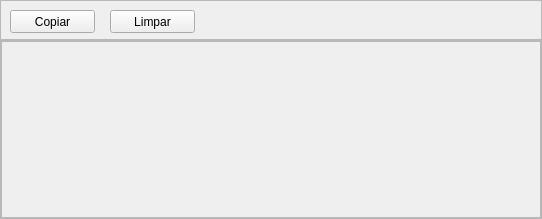
<?xml version="1.0" encoding="UTF-8"?>
<ui version="4.0">
 <class>info_window</class>
 <widget class="QMainWindow" name="info_window">
  <property name="geometry">
   <rect>
    <x>0</x>
    <y>0</y>
    <width>542</width>
    <height>219</height>
   </rect>
  </property>
  <property name="windowTitle">
   <string>info_window</string>
  </property>
  <widget class="QWidget" name="centralwidget">
   <layout class="QVBoxLayout" name="verticalLayout">
    <property name="spacing">
     <number>0</number>
    </property>
    <property name="leftMargin">
     <number>0</number>
    </property>
    <property name="topMargin">
     <number>0</number>
    </property>
    <property name="rightMargin">
     <number>0</number>
    </property>
    <property name="bottomMargin">
     <number>0</number>
    </property>
    <item>
     <widget class="QFrame" name="frame">
      <property name="maximumSize">
       <size>
        <width>16777215</width>
        <height>40</height>
       </size>
      </property>
      <property name="frameShape">
       <enum>QFrame::Shape::StyledPanel</enum>
      </property>
      <property name="frameShadow">
       <enum>QFrame::Shadow::Raised</enum>
      </property>
      <widget class="QPushButton" name="pushButton">
       <property name="geometry">
        <rect>
         <x>10</x>
         <y>10</y>
         <width>85</width>
         <height>23</height>
        </rect>
       </property>
       <property name="text">
        <string>Copiar</string>
       </property>
      </widget>
      <widget class="QPushButton" name="pushButton_2">
       <property name="geometry">
        <rect>
         <x>110</x>
         <y>10</y>
         <width>85</width>
         <height>23</height>
        </rect>
       </property>
       <property name="text">
        <string>Limpar</string>
       </property>
      </widget>
     </widget>
    </item>
    <item>
     <widget class="QFrame" name="frame_2">
      <property name="frameShape">
       <enum>QFrame::Shape::StyledPanel</enum>
      </property>
      <property name="frameShadow">
       <enum>QFrame::Shadow::Raised</enum>
      </property>
      <layout class="QVBoxLayout" name="verticalLayout_2">
       <property name="spacing">
        <number>0</number>
       </property>
       <property name="leftMargin">
        <number>0</number>
       </property>
       <property name="topMargin">
        <number>0</number>
       </property>
       <property name="rightMargin">
        <number>0</number>
       </property>
       <property name="bottomMargin">
        <number>0</number>
       </property>
       <item>
        <widget class="QScrollArea" name="scrollArea">
         <property name="sizePolicy">
          <sizepolicy hsizetype="Preferred" vsizetype="Preferred">
           <horstretch>0</horstretch>
           <verstretch>0</verstretch>
          </sizepolicy>
         </property>
         <property name="widgetResizable">
          <bool>true</bool>
         </property>
         <widget class="QWidget" name="scrollAreaWidgetContents_2">
          <property name="geometry">
           <rect>
            <x>0</x>
            <y>0</y>
            <width>538</width>
            <height>175</height>
           </rect>
          </property>
         </widget>
        </widget>
       </item>
      </layout>
     </widget>
    </item>
   </layout>
  </widget>
 </widget>
 <resources/>
 <connections/>
</ui>
